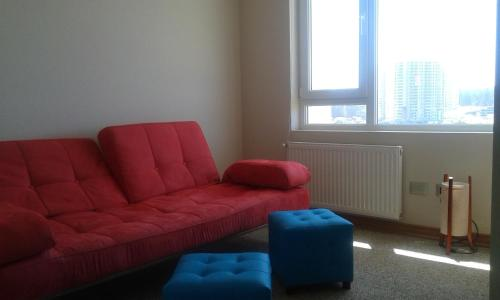
#> input picture Data/1162218741245935670-dalle3-0.jpg, 500 x 300 px, found by its file name
$ python image_row.py
#> lines starting #> are read from the running program, lines starting #| are printed output that depends on the picture
from PIL import Image
import numpy as np

# Define a function to square an image and add spacing
def square_image_and_add_spacing(img, side_length, spacing, background_color=(255, 255, 255)):
    # Create a new image with the desired background color and size plus spacing
    squared_img = Image.new("RGB", (side_length + 2*spacing, side_length + 2*spacing), background_color)

    # Calculate the position to paste the input image so it's centered
    img.thumbnail((side_length, side_length))
    paste_position = (spacing + (side_length - img.width) // 2, spacing + (side_length - img.height) // 2)

    # Paste the input image onto the squared image
    squared_img.paste(img, paste_position)

    return squared_img

# Load the images from the files
file_paths = [
    '1162218741245935670-dalle3-0.jpg',  # The first image is a .jpg
    '1162218741245935670-dalle3-1.png',
    '1162218741245935670-dalle3-2.png',
    '1162218741245935670-FusionBrain-1.png',
    '1162218741245935670-FusionBrain-2.png'
]

# Ensure all images are the same height for the final merging
side_length = max(Image.open(fp).height for fp in file_paths)
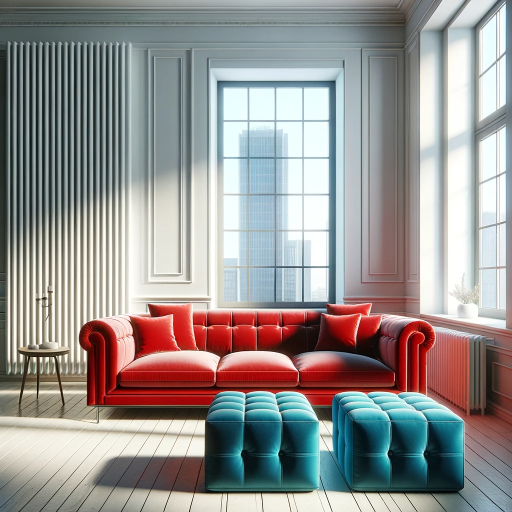
#> input picture Data/1162218741245935670-dalle3-1.png, 1024 x 1024 px, found by its file name (shown at 1/2 size)
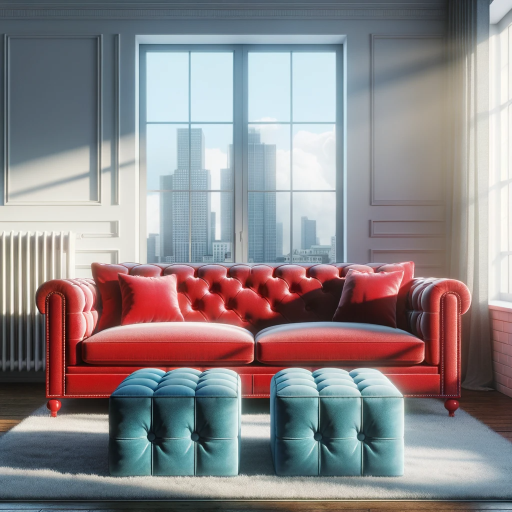
#> input picture Data/1162218741245935670-dalle3-2.png, 1024 x 1024 px, found by its file name (shown at 1/2 size)
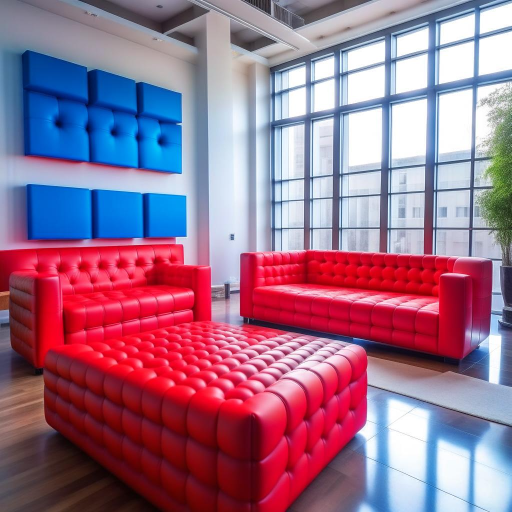
#> input picture Data/1162218741245935670-FusionBrain-1.png, 1023 x 1024 px, found by its file name (shown at 1/2 size)
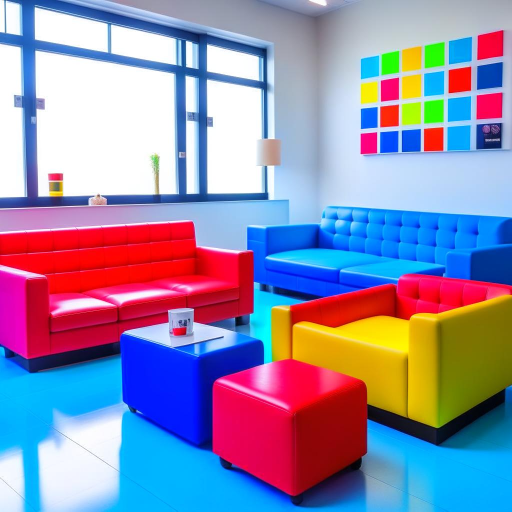
#> input picture Data/1162218741245935670-FusionBrain-2.png, 1023 x 1023 px, found by its file name (shown at 1/2 size)
#> side_length = 1024
spacing = 10  # spacing between images

# Process and square each image, then add spacing
processed_images = [square_image_and_add_spacing(Image.open(fp), side_length, spacing) for fp in file_paths]
#> in square_image_and_add_spacing, `squared_img = Image.new("RGB", (side_length + 2*spacing, side_length +..`: squared_img: PIL image 1044x1044 RGB; every value is 255
#> in square_image_and_add_spacing, img is the input picture: PIL image 500x300 RGB; mean R, G, B 115.9, 102.5, 103.4
#> in square_image_and_add_spacing, `paste_position = (spacing + (side_length - img.width) // 2, spacing + ..`: paste_position = (272, 372)
#> in square_image_and_add_spacing, `squared_img.paste(img, paste_position)`:
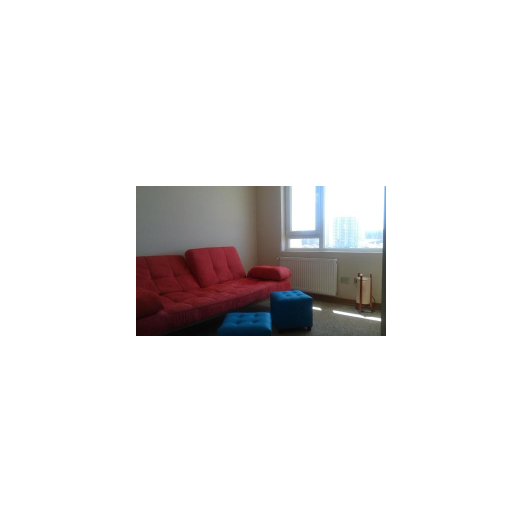
#> squared_img: PIL image 1044x1044 RGB (shown at 1/2 size); mean R, G, B 235.9, 234, 234.1
#> in square_image_and_add_spacing, img is the input picture: PIL image 1024x1024 RGBA; mean R, G, B, A 150.2, 146.9, 145.2, 255
#> in square_image_and_add_spacing, img is the input picture: PIL image 1024x1024 RGBA; mean R, G, B, A 141, 134.5, 137.2, 255
#> in square_image_and_add_spacing, img is the input picture: PIL image 1023x1024 RGBA; mean R, G, B, A 153.5, 112, 138.9, 255
#> in square_image_and_add_spacing, img is the input picture: PIL image 1023x1023 RGBA; mean R, G, B, A 144.1, 139.3, 171.9, 255
#> in square_image_and_add_spacing (call 5), `squared_img.paste(img, paste_position)`:
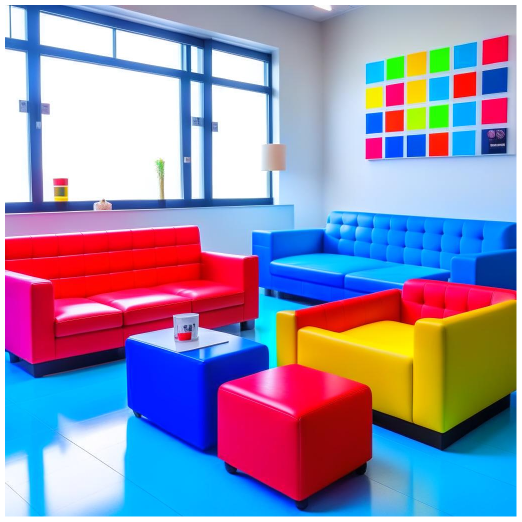
#> squared_img: PIL image 1044x1044 RGB (shown at 1/2 size); mean R, G, B 148.5, 143.9, 175.2
#> processed_images = 5 items

# Calculate the total width for the final image (including spacing between images)
total_width = sum(img.width for img in processed_images)
#> total_width = 5220

# Create a new image with the calculated total width and the height of the squared images
final_image = Image.new('RGB', (total_width, side_length + 2*spacing), (255, 255, 255))
#> final_image: PIL image 5220x1044 RGB; every value is 255

# Paste each image onto the final image, one after another
current_x = 0
for img in processed_images:
    final_image.paste(img, (current_x, 0))
    current_x += img.width
#> this loop made 5 passes
#> current_x on passes 1 to 5: 1044, 2088, 3132, 4176, 5220
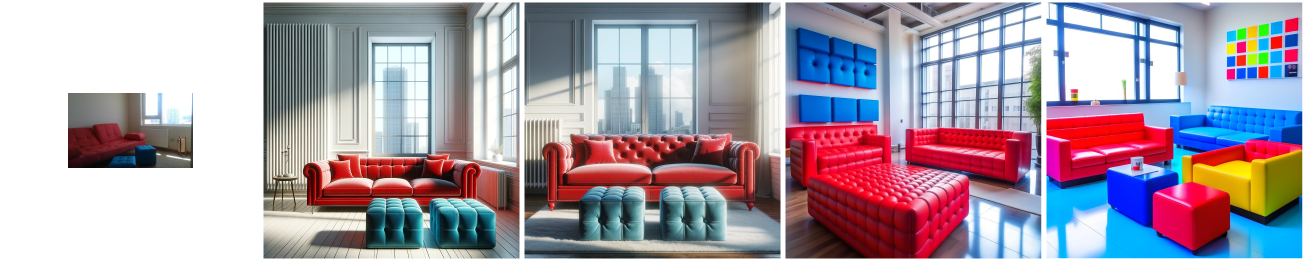
#> final_image: PIL image 5220x1044 RGB (shown at 1/4 size); mean R, G, B 168.2, 157.1, 168.8
#> after the loop, current_x = 5220

# Save the final image
output_path = 'merged_row_image.png'
final_image.save(output_path)

# Return the path to the saved image
output_path


# # Define the file paths for the newly uploaded images
# new_file_paths = [
#     '1162217595026554880-dalle3-0.jpg',  # The first image is a .jpg
#     '1162217595026554880-dalle3-1.png',
#     '1162217595026554880-dalle3-2.png',
#     '1162217595026554880-FusionBrain-1.png',
#     '1162217595026554880-FusionBrain-2.png'
# ]

# # Determine the side length for squaring the images based on the largest image height
# new_side_length = max(Image.open(fp).height for fp in new_file_paths)

# # Process and square each new image, then add spacing
# new_processed_images = [square_image_and_add_spacing(Image.open(fp), new_side_length, spacing) for fp in new_file_paths]

# # Calculate the total width for the new final image (including spacing between images)
# new_total_width = sum(img.width for img in new_processed_images)

# # Create a new image with the calculated total width and the height of the squared images
# new_final_image = Image.new('RGB', (new_total_width, new_side_length + 2*spacing), (255, 255, 255))

# # Paste each new image onto the final image, one after another
# current_x = 0
# for img in new_processed_images:
#     new_final_image.paste(img, (current_x, 0))
#     current_x += img.width

# # Save the new final image
# new_output_path = 'new_merged_row_image.png'
# new_final_image.save(new_output_path)
